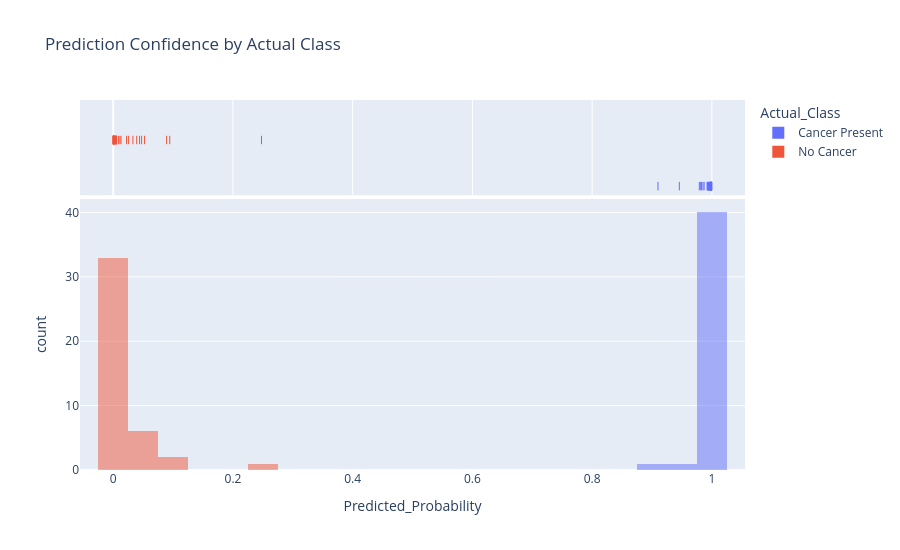

Notebook code cell kept with this figure:
### Markdown cell above
## 🎯 Step 13 — Visualize prediction confidence

### Why we are doing this
Binary predictions alone hide the model’s confidence. Probability distributions reveal whether the ANN is making sharp or uncertain decisions.

### What we are doing
We are plotting the predicted probabilities for the test set by actual class.

### How we are doing it
We combine actual labels and predicted probabilities into one DataFrame and render an overlaid histogram.

### What we expect to observe
Well-separated probability distributions suggest a stronger classifier.

### Code cell
prob_df = pd.DataFrame({
    "Actual_Class": np.where(y_test_flat == 1, "Cancer Present", "No Cancer"),
    "Predicted_Probability": test_probs
})

fig = px.histogram(
    prob_df,
    x="Predicted_Probability",
    color="Actual_Class",
    barmode="overlay",
    nbins=25,
    marginal="rug",
    title="Prediction Confidence by Actual Class"
)
fig.update_layout(height=550)
fig.show()

display(Markdown("""### ✅ Plot Explanation  
This probability distribution plot shows how confidently the network separates the two classes. Ideally, negative cases concentrate toward lower probabilities and positive cases concentrate toward higher probabilities. Strong separation indicates better discrimination power.  
"""))

### Figure 1 — Plotly figure (JSON) as saved in the notebook; plotly's stock layout.template omitted (floating-point values rounded to 4 significant figures)
{"data": [{"bingroup": "x", "hovertemplate": "Actual_Class=Cancer Present<br>Predicted_Probability=%{x}<br>count=%{y}<extra></extra>", "legendgroup": "Cancer Present", "marker": {"color": "#636efa", "opacity": 0.5, "pattern": {"shape": ""}}, "name": "Cancer Present", "nbinsx": 25, "orientation": "v", "showlegend": true, "type": "histogram", "x": [0.9851, 0.9952, 0.9813, 0.9989, 0.9992, 0.9971, 0.9998, 0.9972, 0.9982, 0.9826, 0.9919, 0.9995, 0.9988, 0.987, 0.9993, 0.9989, 0.9099, 0.9993, 0.9965, 0.9966, 0.9982, 0.9984, 0.9982, 0.9987, 0.9936, 0.9993, 0.9929, 0.9456, 0.994, 0.9981, 0.9946, 0.9987, 0.979, 0.9938, 0.9996, 0.998, 0.9982, 0.998, 0.9995, 0.998, 0.9952, 0.9965], "xaxis": "x", "yaxis": "y"}, {"boxpoints": "all", "fillcolor": "rgba(255,255,255,0)", "hoveron": "points", "hovertemplate": "Actual_Class=Cancer Present<br>Predicted_Probability=%{x}<extra></extra>", "jitter": 0, "legendgroup": "Cancer Present", "line": {"color": "rgba(255,255,255,0)"}, "marker": {"color": "#636efa", "symbol": "line-ns-open"}, "name": "Cancer Present", "showlegend": false, "type": "box", "x": [0.9851, 0.9952, 0.9813, 0.9989, 0.9992, 0.9971, 0.9998, 0.9972, 0.9982, 0.9826, 0.9919, 0.9995, 0.9988, 0.987, 0.9993, 0.9989, 0.9099, 0.9993, 0.9965, 0.9966, 0.9982, 0.9984, 0.9982, 0.9987, 0.9936, 0.9993, 0.9929, 0.9456, 0.994, 0.9981, 0.9946, 0.9987, 0.979, 0.9938, 0.9996, 0.998, 0.9982, 0.998, 0.9995, 0.998, 0.9952, 0.9965], "xaxis": "x2", "yaxis": "y2"}, {"bingroup": "x", "hovertemplate": "Actual_Class=No Cancer<br>Predicted_Probability=%{x}<br>count=%{y}<extra></extra>", "legendgroup": "No Cancer", "marker": {"color": "#EF553B", "opacity": 0.5, "pattern": {"shape": ""}}, "name": "No Cancer", "nbinsx": 25, "orientation": "v", "showlegend": true, "type": "histogram", "x": [3.853e-05, 0.002145, 0.0007769, 0.002834, 0.03287, 0.005656, 0.005115, 1.883e-08, 0.0001099, 0.01298, 0.04738, 0.003115, 0.001139, 0.09436, 8.398e-05, 0.2476, 0.008924, 0.004651, 7.913e-05, 0.004845, 0.002792, 0.001355, 0.003988, 0.02222, 4.03e-06, 0.002401, 0.03918, 0.05226, 0.0009053, 0.001722, 4.163e-05, 0.0002707, 0.000718, 0.01118, 0.005468, 0.0007144, 0.04394, 0.001114, 0.0006542, 0.02566, 0.0008066, 0.08908], "xaxis": "x", "yaxis": "y"}, {"boxpoints": "all", "fillcolor": "rgba(255,255,255,0)", "hoveron": "points", "hovertemplate": "Actual_Class=No Cancer<br>Predicted_Probability=%{x}<extra></extra>", "jitter": 0, "legendgroup": "No Cancer", "line": {"color": "rgba(255,255,255,0)"}, "marker": {"color": "#EF553B", "symbol": "line-ns-open"}, "name": "No Cancer", "showlegend": false, "type": "box", "x": [3.853e-05, 0.002145, 0.0007769, 0.002834, 0.03287, 0.005656, 0.005115, 1.883e-08, 0.0001099, 0.01298, 0.04738, 0.003115, 0.001139, 0.09436, 8.398e-05, 0.2476, 0.008924, 0.004651, 7.913e-05, 0.004845, 0.002792, 0.001355, 0.003988, 0.02222, 4.03e-06, 0.002401, 0.03918, 0.05226, 0.0009053, 0.001722, 4.163e-05, 0.0002707, 0.000718, 0.01118, 0.005468, 0.0007144, 0.04394, 0.001114, 0.0006542, 0.02566, 0.0008066, 0.08908], "xaxis": "x2", "yaxis": "y2"}], "layout": {"barmode": "overlay", "height": 550, "legend": {"title": {"text": "Actual_Class"}, "tracegroupgap": 0}, "title": {"text": "Prediction Confidence by Actual Class"}, "xaxis": {"anchor": "y", "domain": [0, 1], "title": {"text": "Predicted_Probability"}}, "xaxis2": {"anchor": "y2", "domain": [0, 1], "matches": "x", "showgrid": true, "showticklabels": false}, "yaxis": {"anchor": "x", "domain": [0, 0.7326], "title": {"text": "count"}}, "yaxis2": {"anchor": "x2", "domain": [0.7426, 1], "matches": "y2", "showgrid": false, "showline": false, "showticklabels": false, "ticks": ""}}}
